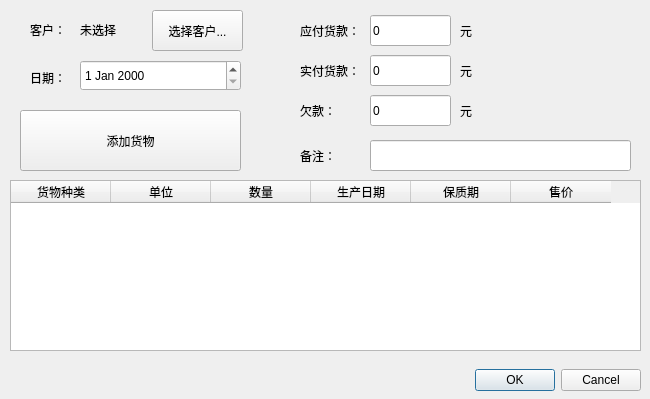
<?xml version="1.0" encoding="UTF-8"?>
<ui version="4.0">
 <class>SaleDialog</class>
 <widget class="QDialog" name="SaleDialog">
  <property name="geometry">
   <rect>
    <x>0</x>
    <y>0</y>
    <width>650</width>
    <height>399</height>
   </rect>
  </property>
  <property name="windowTitle">
   <string>出货</string>
  </property>
  <widget class="QDialogButtonBox" name="buttonBox">
   <property name="geometry">
    <rect>
     <x>420</x>
     <y>360</y>
     <width>221</width>
     <height>41</height>
    </rect>
   </property>
   <property name="orientation">
    <enum>Qt::Horizontal</enum>
   </property>
   <property name="standardButtons">
    <set>QDialogButtonBox::Cancel|QDialogButtonBox::Ok</set>
   </property>
  </widget>
  <widget class="QLabel" name="label">
   <property name="geometry">
    <rect>
     <x>30</x>
     <y>19</y>
     <width>60</width>
     <height>21</height>
    </rect>
   </property>
   <property name="text">
    <string>客户：</string>
   </property>
  </widget>
  <widget class="QLabel" name="customNameLabel">
   <property name="geometry">
    <rect>
     <x>80</x>
     <y>19</y>
     <width>60</width>
     <height>21</height>
    </rect>
   </property>
   <property name="text">
    <string>未选择</string>
   </property>
  </widget>
  <widget class="QPushButton" name="chooseCustomBtn">
   <property name="geometry">
    <rect>
     <x>152</x>
     <y>10</y>
     <width>91</width>
     <height>41</height>
    </rect>
   </property>
   <property name="text">
    <string>选择客户...</string>
   </property>
  </widget>
  <widget class="QTableWidget" name="cargoListTable">
   <property name="geometry">
    <rect>
     <x>10</x>
     <y>180</y>
     <width>631</width>
     <height>171</height>
    </rect>
   </property>
   <column>
    <property name="text">
     <string>货物种类</string>
    </property>
   </column>
   <column>
    <property name="text">
     <string>单位</string>
    </property>
   </column>
   <column>
    <property name="text">
     <string>数量</string>
    </property>
   </column>
   <column>
    <property name="text">
     <string>生产日期</string>
    </property>
   </column>
   <column>
    <property name="text">
     <string>保质期</string>
    </property>
   </column>
   <column>
    <property name="text">
     <string>售价</string>
    </property>
   </column>
  </widget>
  <widget class="QLabel" name="label_2">
   <property name="geometry">
    <rect>
     <x>30</x>
     <y>67</y>
     <width>60</width>
     <height>21</height>
    </rect>
   </property>
   <property name="text">
    <string>日期：</string>
   </property>
  </widget>
  <widget class="QDateEdit" name="dateEdit">
   <property name="geometry">
    <rect>
     <x>80</x>
     <y>60</y>
     <width>161</width>
     <height>31</height>
    </rect>
   </property>
  </widget>
  <widget class="QPushButton" name="addCargoBtn">
   <property name="geometry">
    <rect>
     <x>20</x>
     <y>110</y>
     <width>221</width>
     <height>61</height>
    </rect>
   </property>
   <property name="text">
    <string>添加货物</string>
   </property>
  </widget>
  <widget class="QLabel" name="label_3">
   <property name="geometry">
    <rect>
     <x>300</x>
     <y>20</y>
     <width>81</width>
     <height>21</height>
    </rect>
   </property>
   <property name="text">
    <string>应付货款：</string>
   </property>
  </widget>
  <widget class="QLabel" name="label_4">
   <property name="geometry">
    <rect>
     <x>300</x>
     <y>60</y>
     <width>81</width>
     <height>21</height>
    </rect>
   </property>
   <property name="text">
    <string>实付货款：</string>
   </property>
  </widget>
  <widget class="QLabel" name="label_5">
   <property name="geometry">
    <rect>
     <x>300</x>
     <y>95</y>
     <width>81</width>
     <height>31</height>
    </rect>
   </property>
   <property name="text">
    <string>欠款：</string>
   </property>
  </widget>
  <widget class="QLabel" name="label_6">
   <property name="geometry">
    <rect>
     <x>300</x>
     <y>140</y>
     <width>81</width>
     <height>31</height>
    </rect>
   </property>
   <property name="text">
    <string>备注：</string>
   </property>
  </widget>
  <widget class="QLineEdit" name="commentEdit">
   <property name="geometry">
    <rect>
     <x>370</x>
     <y>140</y>
     <width>261</width>
     <height>31</height>
    </rect>
   </property>
  </widget>
  <widget class="QLineEdit" name="oweEdit">
   <property name="geometry">
    <rect>
     <x>370</x>
     <y>95</y>
     <width>81</width>
     <height>31</height>
    </rect>
   </property>
   <property name="text">
    <string>0</string>
   </property>
  </widget>
  <widget class="QLabel" name="label_7">
   <property name="geometry">
    <rect>
     <x>460</x>
     <y>100</y>
     <width>21</width>
     <height>21</height>
    </rect>
   </property>
   <property name="text">
    <string>元</string>
   </property>
  </widget>
  <widget class="QLineEdit" name="payEdit">
   <property name="geometry">
    <rect>
     <x>370</x>
     <y>55</y>
     <width>81</width>
     <height>31</height>
    </rect>
   </property>
   <property name="text">
    <string>0</string>
   </property>
  </widget>
  <widget class="QLabel" name="label_8">
   <property name="geometry">
    <rect>
     <x>460</x>
     <y>60</y>
     <width>21</width>
     <height>21</height>
    </rect>
   </property>
   <property name="text">
    <string>元</string>
   </property>
  </widget>
  <widget class="QLineEdit" name="needPayEdit">
   <property name="geometry">
    <rect>
     <x>370</x>
     <y>15</y>
     <width>81</width>
     <height>31</height>
    </rect>
   </property>
   <property name="text">
    <string>0</string>
   </property>
  </widget>
  <widget class="QLabel" name="label_9">
   <property name="geometry">
    <rect>
     <x>460</x>
     <y>20</y>
     <width>21</width>
     <height>21</height>
    </rect>
   </property>
   <property name="text">
    <string>元</string>
   </property>
  </widget>
 </widget>
 <resources/>
 <connections>
  <connection>
   <sender>buttonBox</sender>
   <signal>accepted()</signal>
   <receiver>SaleDialog</receiver>
   <slot>accept()</slot>
   <hints>
    <hint type="sourcelabel">
     <x>248</x>
     <y>254</y>
    </hint>
    <hint type="destinationlabel">
     <x>157</x>
     <y>274</y>
    </hint>
   </hints>
  </connection>
  <connection>
   <sender>buttonBox</sender>
   <signal>rejected()</signal>
   <receiver>SaleDialog</receiver>
   <slot>reject()</slot>
   <hints>
    <hint type="sourcelabel">
     <x>316</x>
     <y>260</y>
    </hint>
    <hint type="destinationlabel">
     <x>286</x>
     <y>274</y>
    </hint>
   </hints>
  </connection>
 </connections>
</ui>
